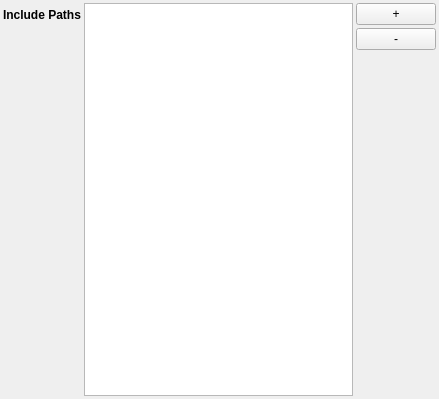
<?xml version="1.0" encoding="UTF-8"?>
<ui version="4.0">
 <class>SettingsWidget</class>
 <widget class="QWidget" name="SettingsWidget">
  <property name="geometry">
   <rect>
    <x>0</x>
    <y>0</y>
    <width>439</width>
    <height>399</height>
   </rect>
  </property>
  <property name="windowTitle">
   <string>Form</string>
  </property>
  <layout class="QFormLayout" name="formLayout">
   <property name="horizontalSpacing">
    <number>3</number>
   </property>
   <property name="verticalSpacing">
    <number>3</number>
   </property>
   <property name="leftMargin">
    <number>3</number>
   </property>
   <property name="topMargin">
    <number>3</number>
   </property>
   <property name="rightMargin">
    <number>3</number>
   </property>
   <property name="bottomMargin">
    <number>3</number>
   </property>
   <item row="0" column="0">
    <widget class="QLabel" name="label">
     <property name="font">
      <font>
       <weight>75</weight>
       <bold>true</bold>
      </font>
     </property>
     <property name="text">
      <string>Include Paths</string>
     </property>
    </widget>
   </item>
   <item row="0" column="1">
    <layout class="QHBoxLayout" name="horizontalLayout">
     <property name="spacing">
      <number>3</number>
     </property>
     <item>
      <widget class="QListWidget" name="includePathsList">
       <property name="dragEnabled">
        <bool>true</bool>
       </property>
       <property name="dragDropMode">
        <enum>QAbstractItemView::InternalMove</enum>
       </property>
       <property name="defaultDropAction">
        <enum>Qt::MoveAction</enum>
       </property>
       <property name="alternatingRowColors">
        <bool>false</bool>
       </property>
       <property name="selectionMode">
        <enum>QAbstractItemView::SingleSelection</enum>
       </property>
       <property name="selectionBehavior">
        <enum>QAbstractItemView::SelectItems</enum>
       </property>
       <property name="sortingEnabled">
        <bool>false</bool>
       </property>
      </widget>
     </item>
     <item>
      <layout class="QVBoxLayout" name="verticalLayout_4">
       <property name="spacing">
        <number>3</number>
       </property>
       <item>
        <widget class="QPushButton" name="addIncludePathButton">
         <property name="text">
          <string>+</string>
         </property>
        </widget>
       </item>
       <item>
        <widget class="QPushButton" name="removeIncludePathButton">
         <property name="text">
          <string>-</string>
         </property>
        </widget>
       </item>
       <item>
        <spacer name="verticalSpacer_3">
         <property name="orientation">
          <enum>Qt::Vertical</enum>
         </property>
         <property name="sizeHint" stdset="0">
          <size>
           <width>20</width>
           <height>40</height>
          </size>
         </property>
        </spacer>
       </item>
      </layout>
     </item>
    </layout>
   </item>
  </layout>
 </widget>
 <resources/>
 <connections/>
</ui>
